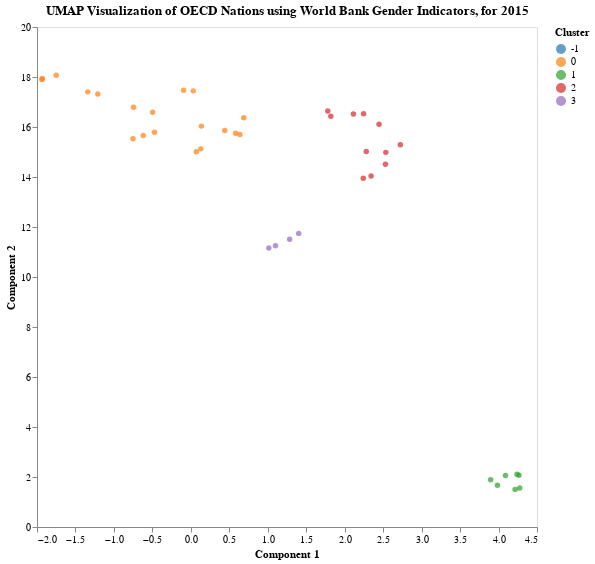

Source (notebook cell):
### Code cell
# Adding dummy data to match category colors between chart and world map
d_embeddings = np.append(embeddings, [[-99, -99]], axis=0)
d_df = df.copy()
d_df.loc[len(df)] = np.NaN
d_labels_ = np.append(agg.labels_, -1)

params["scale"] = {"x": [-2, 4.5], "y": [0, 20]}
viz_reduction(add_info_to_reduced(d_embeddings, d_df, d_labels_), params)

### Figure 1 — Vega-Lite specification as saved in the notebook (floating-point values rounded to 4 significant figures)
{"config": {"view": {"continuousWidth": 300, "continuousHeight": 300}, "axis": {"grid": false}}, "data": {"name": "data-7f1fce5a2fb4315a82dc1e44a8fea6de"}, "mark": {"type": "circle", "clip": true}, "encoding": {"color": {"field": "Cluster", "scale": {"scheme": "category10"}, "type": "ordinal"}, "tooltip": [{"field": "Country", "type": "nominal"}], "x": {"field": "0", "scale": {"domain": [-2, 4.5]}, "title": "Component 1", "type": "quantitative"}, "y": {"field": "1", "scale": {"domain": [0, 20]}, "title": "Component 2", "type": "quantitative"}}, "height": 500, "title": "UMAP Visualization of OECD Nations using World Bank Gender Indicators, for 2015", "width": 500, "$schema": "https://vega.github.io/schema/vega-lite/v5.15.1.json", "datasets": {"data-7f1fce5a2fb4315a82dc1e44a8fea6de": [{"0": 0.6877, "1": 16.37, "Cluster": 0, "Country": "AUS"}, {"0": 2.534, "1": 14.99, "Cluster": 2, "Country": "AUT"}, {"0": -0.7451, "1": 16.79, "Cluster": 0, "Country": "BEL"}, {"0": 2.281, "1": 15.02, "Cluster": 2, "Country": "CAN"}, {"0": 2.723, "1": 15.29, "Cluster": 2, "Country": "CHE"}, {"0": -1.93, "1": 17.94, "Cluster": 0, "Country": "CHL"}, {"0": 1.1, "1": 11.25, "Cluster": 3, "Country": "COL"}, {"0": 2.53, "1": 14.51, "Cluster": 2, "Country": "CZE"}, {"0": -0.473, "1": 15.79, "Cluster": 0, "Country": "DEU"}, {"0": 0.1364, "1": 16.04, "Cluster": 0, "Country": "DNK"}, {"0": -0.09438, "1": 17.47, "Cluster": 0, "Country": "ESP"}, {"0": 4.275, "1": 1.564, "Cluster": 1, "Country": "EST"}, {"0": 0.1297, "1": 15.13, "Cluster": 0, "Country": "FIN"}, {"0": -1.21, "1": 17.32, "Cluster": 0, "Country": "FRA"}, {"0": 0.07124, "1": 15.01, "Cluster": 0, "Country": "GBR"}, {"0": 0.03183, "1": 17.45, "Cluster": 0, "Country": "GRC"}, {"0": 4.266, "1": 2.071, "Cluster": 1, "Country": "HRV"}, {"0": 2.242, "1": 13.95, "Cluster": 2, "Country": "HUN"}, {"0": 2.113, "1": 16.52, "Cluster": 2, "Country": "IRL"}, {"0": 0.6381, "1": 15.7, "Cluster": 0, "Country": "ISL"}, {"0": 2.447, "1": 16.11, "Cluster": 2, "Country": "ISR"}, {"0": -1.937, "1": 17.9, "Cluster": 0, "Country": "ITA"}, {"0": -0.6183, "1": 15.66, "Cluster": 0, "Country": "JPN"}, {"0": -0.7518, "1": 15.53, "Cluster": 0, "Country": "KOR"}, {"0": 3.986, "1": 1.666, "Cluster": 1, "Country": "LTU"}, {"0": -1.34, "1": 17.41, "Cluster": 0, "Country": "LUX"}, {"0": 4.215, "1": 1.501, "Cluster": 1, "Country": "LVA"}, {"0": 1.284, "1": 11.51, "Cluster": 3, "Country": "MEX"}, {"0": 1.78, "1": 16.64, "Cluster": 2, "Country": "MLT"}, {"0": 1.82, "1": 16.43, "Cluster": 2, "Country": "NLD"}, {"0": 0.5828, "1": 15.75, "Cluster": 0, "Country": "NOR"}, {"0": 2.245, "1": 16.53, "Cluster": 2, "Country": "NZL"}, {"0": 4.09, "1": 2.057, "Cluster": 1, "Country": "POL"}, {"0": -1.75, "1": 18.07, "Cluster": 0, "Country": "PRT"}, {"0": 3.897, "1": 1.892, "Cluster": 1, "Country": "ROU"}, {"0": 0.4413, "1": 15.86, "Cluster": 0, "Country": "SGP"}, {"0": 2.344, "1": 14.04, "Cluster": 2, "Country": "SVK"}, {"0": 4.24, "1": 2.11, "Cluster": 1, "Country": "SVN"}, {"0": -0.4971, "1": 16.59, "Cluster": 0, "Country": "SWE"}, {"0": 1.014, "1": 11.16, "Cluster": 3, "Country": "TUR"}, {"0": 1.402, "1": 11.74, "Cluster": 3, "Country": "USA"}, {"0": -99.0, "1": -99.0, "Cluster": -1, "Country": null}]}}
